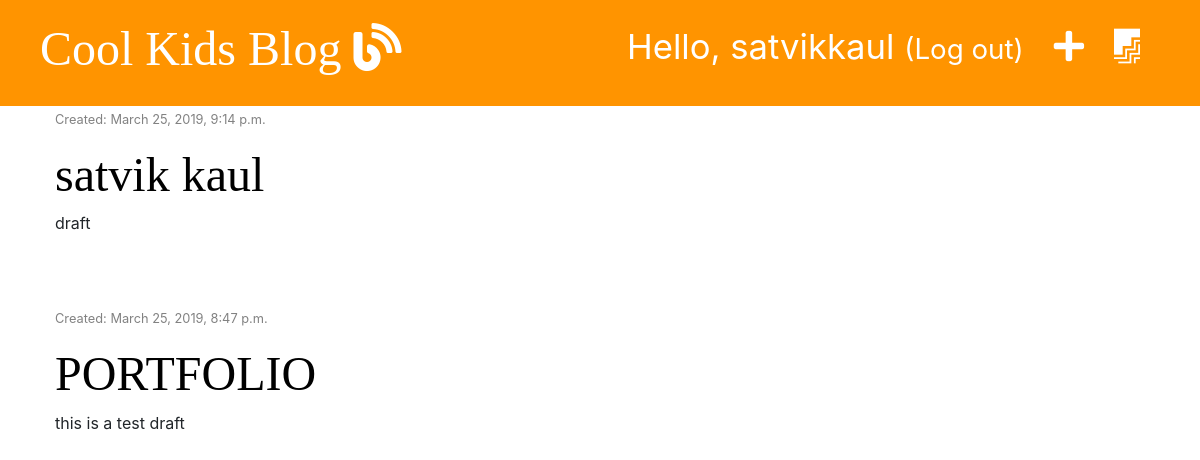
Before: /drafts/ (signed in) with the older database file.
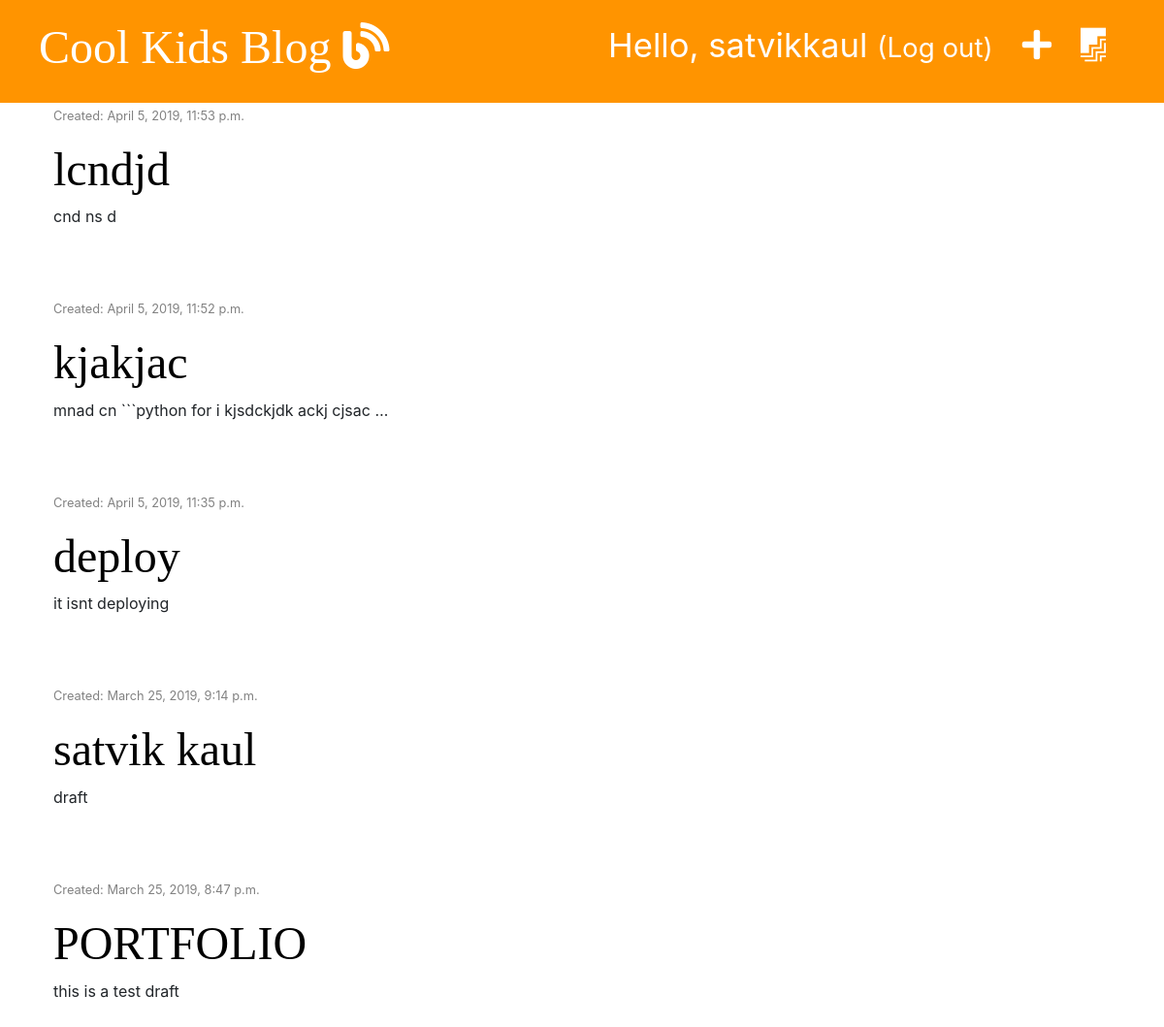
After: the same page with the newer database file.
### blog/models.py (models this page shows, shortened)
class Post(models.Model):
    author = models.ForeignKey('auth.User', on_delete=models.CASCADE)
    title = models.CharField(max_length=200)
    text = models.TextField()
    created_date = models.DateTimeField(default=timezone.now)
    published_date = models.DateTimeField(blank=True, null=True)

### blog/views.py (the view)
# urls.py: path('drafts/', views.post_draft_list, name='post_draft_list'),
@login_required
def post_draft_list(request):
    posts = Post.objects.filter(published_date__isnull=True).order_by('-created_date')
    stuff_for_frontend = {'posts' : posts}
    return render(request, 'blog/post_draft_list.html', stuff_for_frontend)

### blog/templates/blog/post_draft_list.html (shortened to what this page needs)
{% extends 'blog/base.html' %}
{% block content %}
    {% for post in posts %}
      {% if post.author == user %}
        <div class="post">
          <p class="date"><small>Created: {{ post.created_date }} </small></p>
          <h1><a href="{% url 'post_detail' pk=post.pk %}">{{ post.title }}</a></h1>
          <p>{{ post.text|truncatechars:50 }}</p>
        </div>
      {% endif %}
    {% endfor %}
{% endblock %}

Changed rows visible on the page:
added Post: created_date "April 5, 2019, 11:53 p.m.", title "lcndjd", text "cnd ns d"
added Post: created_date "April 5, 2019, 11:52 p.m.", title "kjakjac", text "mnad cn ```python for i kjsdckjdk ackj cjsac …"
added Post: created_date "April 5, 2019, 11:35 p.m.", title "deploy", text "it isnt deploying"
